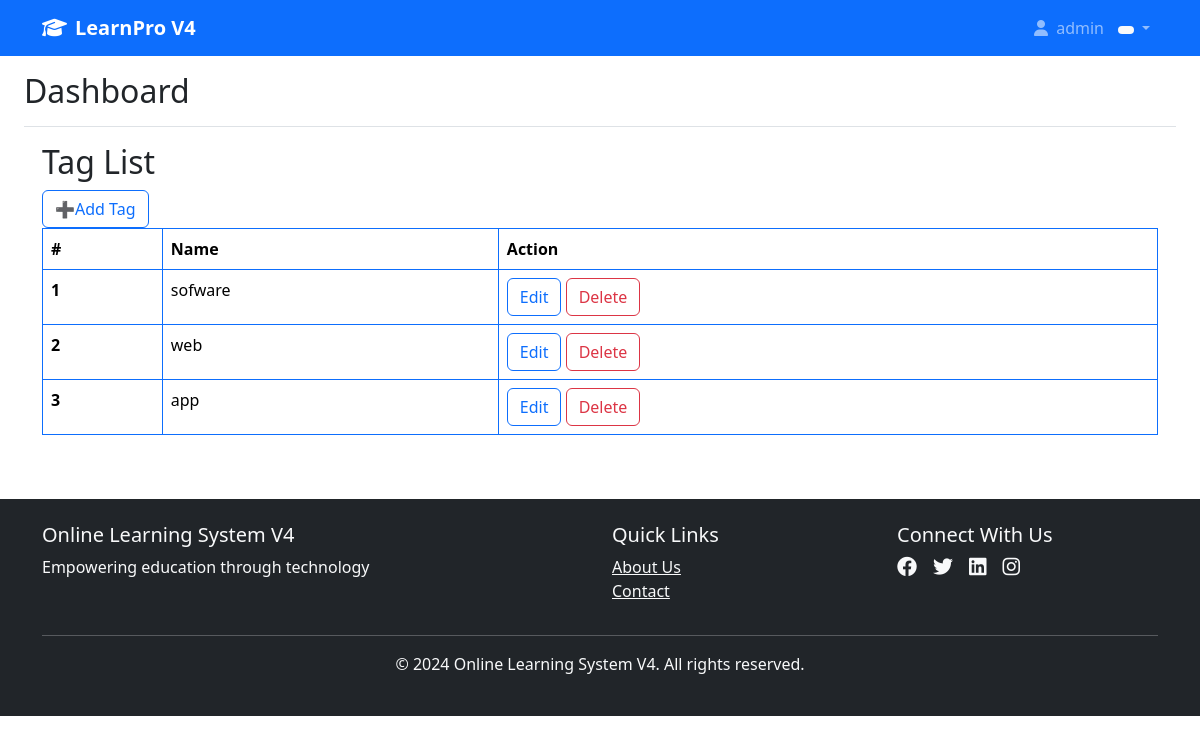
The app's page /tags/ (signed in) with its own data.
### users/models.py (models this page shows, shortened)
class User(AbstractUser):
    ROLE_CHOICES = (
        ('student', 'Student'),
        ('instructor', 'Instructor'),
        ('employee', 'Employee'),
    )
    role = models.CharField(max_length=20, choices=ROLE_CHOICES)

### course_management/models.py (models this page shows, shortened)
class Tag(models.Model):
    name = models.CharField(max_length=50, unique=True)

### users/decorators.py (the view)
    def wrapper_func(request, *args, **kwargs):
        if 'user_id' in request.session:
            return view_func(request, *args, **kwargs)
        else:
            messages.error(request, "Please login to access this page.")
            return redirect('/login/')  # DIRECT PATH

### course_management/views.py (called while the page is built)
@login_required
def tag_list(request):
    tags = Tag.objects.all()
    return render(request, 'tags/tag_list.html', {'tags': tags})

### course_management/templates/tags/tag_list.html (shortened to what this page needs)
{% extends 'base.html' %}
{% block content %}
<!DOCTYPE html>
<html lang="en">
<head>
  <link href="https://cdn.jsdelivr.net/npm/bootstrap@5.3.7/dist/css/bootstrap.min.css" rel="stylesheet"
 />
</head>
<body>
  <div class="container">
    <h2>Tag List</h2>
    <a href="{% url 'tag_add' %} " class="btn btn-outline-primary">➕Add Tag</a>
    <table class="table table-bordered border-primary">
      <thead>
        <tr>
          <th scope="col">#</th>
          <th scope="col">Name</th>
          <th scope="col">Action</th>
        </tr>
      </thead>
      <tbody>
        {% for tag in tags %}
        <tr>
          <th scope="row">{{ forloop.counter }}</th>
          <td>{{ tag.name }}</td>
          <td>
            <a href="{% url 'tag_edit' tag.id %} " class="btn btn-outline-primary">Edit</a>
            <a href="{% url 'tag_delete' tag.id %} " class="btn btn-outline-danger">Delete</a>
          </td>
        </tr>
        {% endfor %}
      </tbody>
    </table>
  </div>
</body>
</html>
{% endblock %}

### templates/base.html (shortened to what this page needs)
<!DOCTYPE html>
<html lang="en">
<head>
    <link href="https://cdn.jsdelivr.net/npm/bootstrap@5.3.0/dist/css/bootstrap.min.css" rel="stylesheet">
    <link rel="stylesheet" href="https://cdnjs.cloudflare.com/ajax/libs/font-awesome/6.4.0/css/all.min.css">
</head>
<body>
    <nav class="navbar navbar-expand-lg navbar-dark bg-primary">
        <div class="container">
            <a class="navbar-brand" href="{% url 'home' %}">
                <i class="fas fa-graduation-cap me-2"></i>LearnPro V4
            </a>
            <div class="collapse navbar-collapse" id="navbarNav">
                <ul class="navbar-nav">
                    {% if user.is_authenticated %}
                        <li class="nav-item dropdown">
                            <a class="nav-link dropdown-toggle" href="#" id="userDropdown" role="button" data-bs-toggle="dropdown">
                                <i class="fas fa-user me-1"></i>
                                {{ user.get_full_name|default:user.username }}
                                <span class="badge bg-light text-dark role-badge">
                                </span>
                            </a>
                        </li>
                    {% endif %}
                </ul>
            </div>
        </div>
    </nav>
    <div class="container-fluid">
        <div class="row">
            <main class="col-12 px-md-4">
                <div class="d-flex justify-content-between flex-wrap flex-md-nowrap align-items-center pt-3 pb-2 mb-3 border-bottom">
                    <h1 class="h2">{% block page_title %}Dashboard{% endblock %}</h1>
                </div>
                {% block content %}{% endblock %}
            </main>
        </div>
    </div>
    <footer class="bg-dark text-light py-4 mt-5">
        <div class="container">
            <div class="row">
                <div class="col-md-6">
                    <h5>Online Learning System V4</h5>
                    <p>Empowering education through technology</p>
                </div>
                <div class="col-md-3">
                    <h5>Quick Links</h5>
                    <ul class="list-unstyled">
                        <li><a href="#" class="text-light">About Us</a></li>
                        <li><a href="#" class="text-light">Contact</a></li>
                    </ul>
                </div>
                <div class="col-md-3">
                    <h5>Connect With Us</h5>
                    <div class="d-flex">
                        <a href="#" class="text-light me-3"><i class="fab fa-facebook fa-lg"></i></a>
                        <a href="#" class="text-light me-3"><i class="fab fa-twitter fa-lg"></i></a>
                        <a href="#" class="text-light me-3"><i class="fab fa-linkedin fa-lg"></i></a>
                        <a href="#" class="text-light"><i class="fab fa-instagram fa-lg"></i></a>
                    </div>
                </div>
            </div>
            <hr class="bg-light">
            <div class="text-center">
                <p>&copy; 2024 Online Learning System V4. All rights reserved.</p>
            </div>
        </div>
    </footer>
</body>
</html>

### templates/base.html (style rules this page uses)
.navbar-brand { font-weight: bold; }
.role-badge { font-size: 0.8rem; margin-left: 10px; }

### records on screen
User: get_full_name "admin"
Tag: name "sofware"
Tag: name "web"
Tag: name "app"
